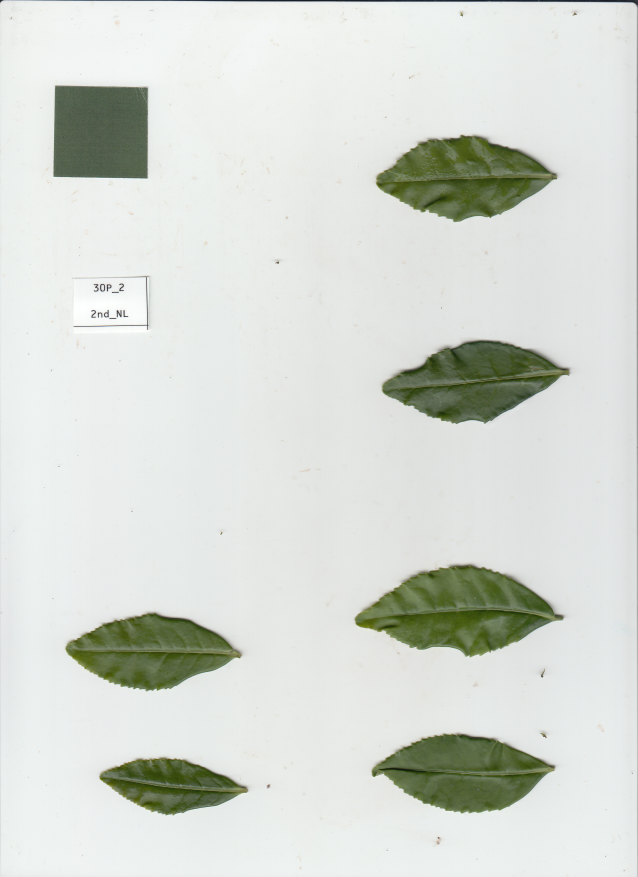
#> input picture fig/raw/IMG10_30.jpg, 2551 x 3507 px (shown at 1/4 size); its folder holds only this picture in this run
$ python LeafRectangleCutter.py
#> lines starting #> are read from the running program, lines starting #| are printed output that depends on the picture; after the words box and inside, x2 and y2 are one past the last pixel; in counts of white or black regions, pixels touching at a corner belong together
#葉をフチをエッジ検出し、繋げたあとにそれぞれ外接矩形に画像を切り出す
#切り抜いた画像名にはimg_list.csvに記入した処理区と葉の番号を適用

import glob
import cv2
import numpy as np
from pathlib import Path
import pandas as pd
import re

#画像の処理区をimg_list.csvから取得する
csv_input = pd.read_csv("img_list.csv",skiprows=0)
#> (reads img_list.csv from the repository)
fig_list=csv_input.iloc[:,2].tolist()

#葉の面積を入れる用リスト
Area_list = []

#pass_listの順番が1～になるようにするためにつかう
def atoi(text):
    return int(text) if text.isdigit() else text
def natural_keys(text):
    return [ atoi(c) for c in re.split(r'(\d+)', text) ]

#\を/に置換したリストを作る
pass_list = sorted(glob.glob('fig/raw/*.jpg', ), key=natural_keys)
pass_list_exc=[]
for file in pass_list:
    # 置換
    repl=file.replace("\\","/")
    #　リストに追加
    pass_list_exc.append(repl)

#img_list.csvのどの処理区名を適用するかに使う
treat_num = 0

#rawフォルダの画像を1枚ずつ処理する
for list in pass_list_exc:

    #元の画像名をlistNoに設定する
    listNo = list.replace("fig/raw/","")
    listNo = listNo.replace(".jpg","")

    # 白黒で画像読み込み
    gray_img = cv2.imread(list, 0)
#> gray_img: shape (3507, 2551); min 13, max 255, mean 216.3

    # sigmaColor: 色についての標準偏差。これが大きいと、画素値の差が大きくても大きな重みが採用される
    biFill1 = 10
    # sigmaSpace: 距離についての標準偏差。これが大きいと、画素間の距離が広くても大きな重みが採用される。
    biFill2 = 10
    # バイテラルフィルターでエッジを残しながら平滑化
    img_bi = cv2.bilateralFilter(gray_img, 9, biFill1, biFill2)

    # Cannyの引数定義
    # 検出されたエッジの友達(閾値以下)をどれだけ許すかライン　0なら全員OK
    threshold1 = 10
    # エッジを検出する閾値
    threshold2 = 5
    # 葉のエッジを検出する
    edge_img = cv2.Canny(img_bi, threshold1, threshold2)
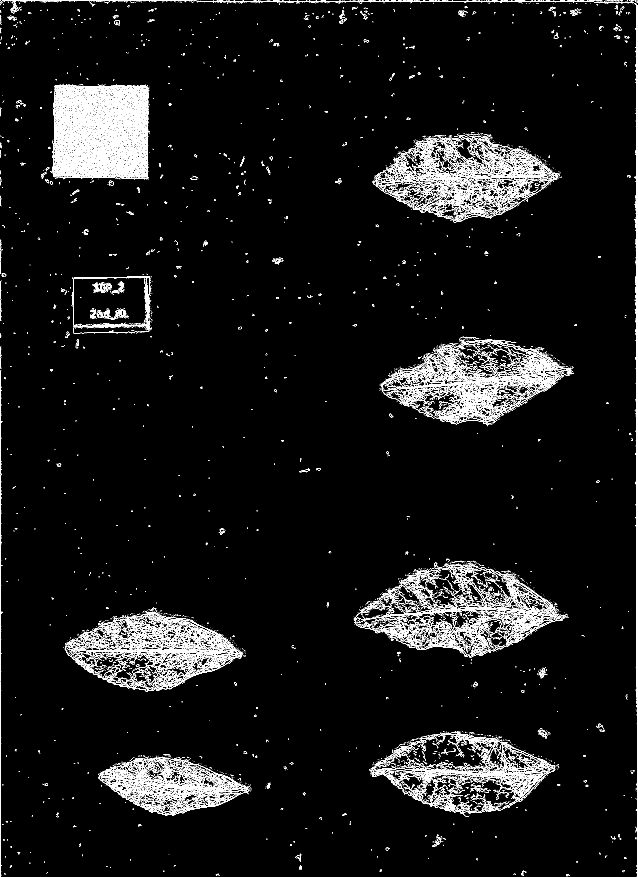
#> edge_img: shape (3507, 2551) (shown at 1/4 size); 3.1% white in thin lines or dots

    # 大きさ用の凡例を塗りつぶして消す
    cv2.rectangle(edge_img, (0, 0), (900, 1800), (0, 0, 0), thickness=-1)
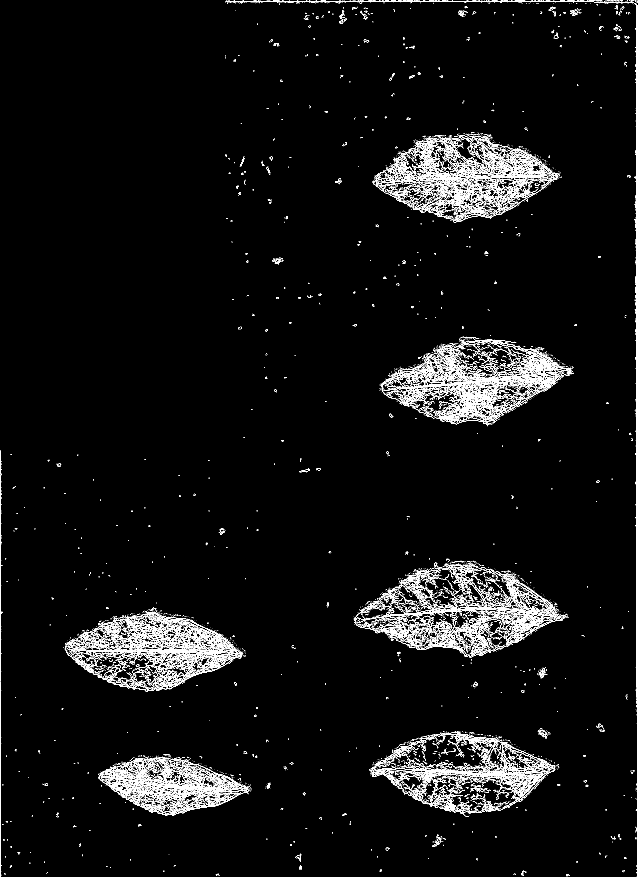
#> edge_img: shape (3507, 2551) (shown at 1/4 size); 2.4% white in thin lines or dots

    # クロージング処理　検出したエッジをつなげる
    # 膨張，縮小を10回ずつ
    kernel = np.ones((3, 3), np.uint8)
    edge_img = cv2.morphologyEx(edge_img, cv2.MORPH_CLOSE, kernel, iterations=5)
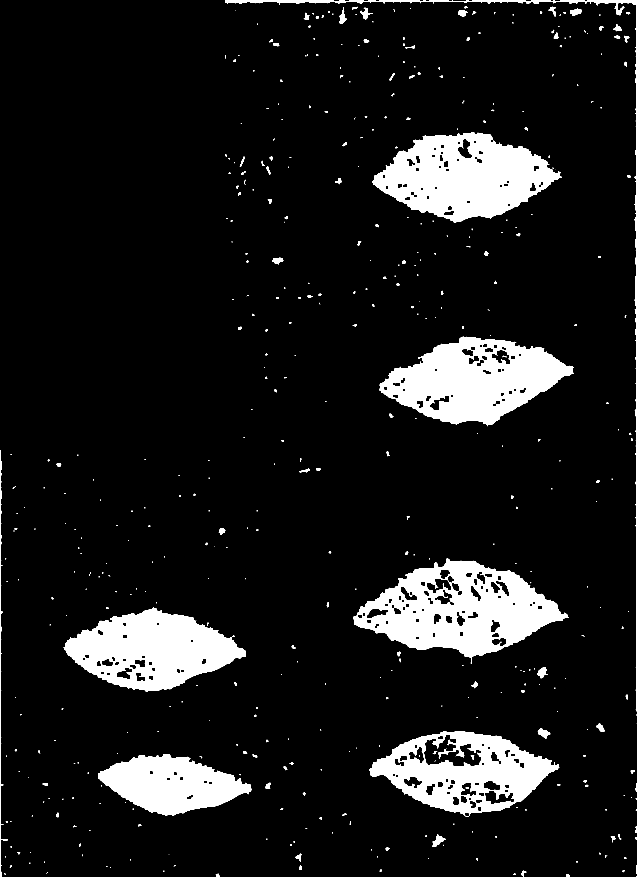
#> edge_img: shape (3507, 2551) (shown at 1/4 size); 10.1% white; 464 white regions (249 under 20 px)

    # エッジを繋げて作った輪郭を検出する
    img_con = edge_img.copy()
    contours, hierarchy = cv2.findContours(img_con, cv2.RETR_EXTERNAL, cv2.CHAIN_APPROX_SIMPLE)
#> contours = 457 contours, 276 with area under 20; largest, box (x1, y1, x2, y2) and area: (1414, 2235, 2274, 2654) 203182, (1490, 528, 2246, 889) 172738, (1519, 1347, 2296, 1705) 168714, (1477, 2924, 2238, 3266) 161490, (255, 2428, 984, 2766) 150591

    # 全ての輪郭を書き込んで出力
    img_bw = img_con.copy()
    # 白で書き込む,最後の－１でfillする
    cv2.drawContours(img_bw, contours, -1, (255, 255, 255), -1)
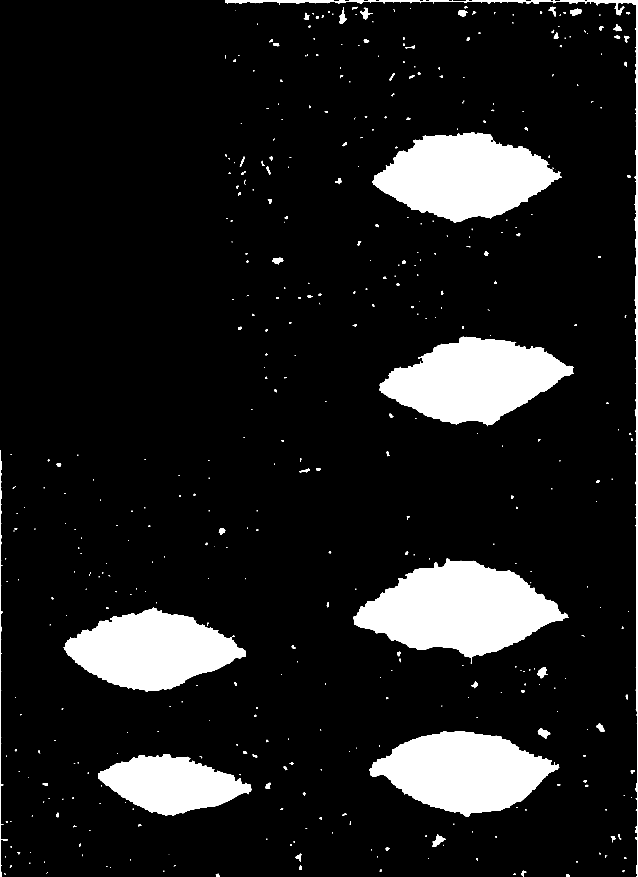
#> img_bw: shape (3507, 2551) (shown at 1/4 size); 11.4% white; 457 white regions (246 under 20 px), largest, box (x1, y1, x2, y2) and area: (1414, 2235, 2274, 2654) 204387, (1490, 528, 2246, 889) 173804, (1519, 1347, 2296, 1705) 169784

    # オープニング処理　ノイズを除去
    img_bw = cv2.morphologyEx(img_bw, cv2.MORPH_OPEN, kernel, iterations=5)
#> img_bw: shape (3507, 2551); 10.9% white; 54 white regions, largest, box (x1, y1, x2, y2) and area: (1418, 2239, 2270, 2628) 203841, (1493, 530, 2240, 888) 173323, (1520, 1348, 2290, 1699) 169409

    # 保存するディレクトリを作成する。
    check_dir = Path("fig/check")
    check_dir.mkdir(exist_ok=True)

    # 「白黒の元画像」と「輪郭を検出した画像」を結合させた画像を保存
    # うまく輪郭を検出できていない部分があるか確認する
    check_save_path = check_dir / f"{listNo}.jpg"
    cropped = cv2.bitwise_not(img_bw)
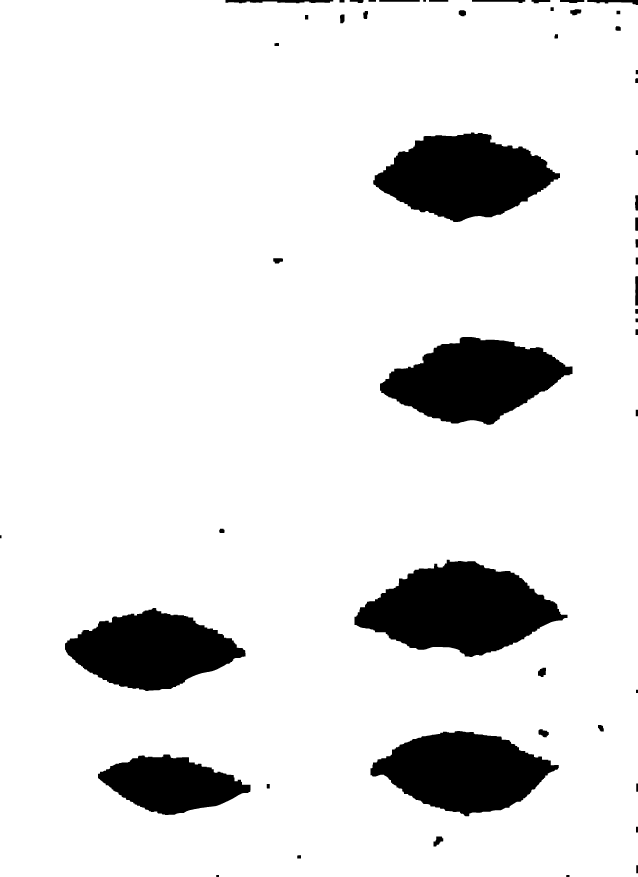
#> cropped: shape (3507, 2551) (shown at 1/4 size); 89.1% white; 54 black regions
    imgs = cv2.hconcat([gray_img, cropped])
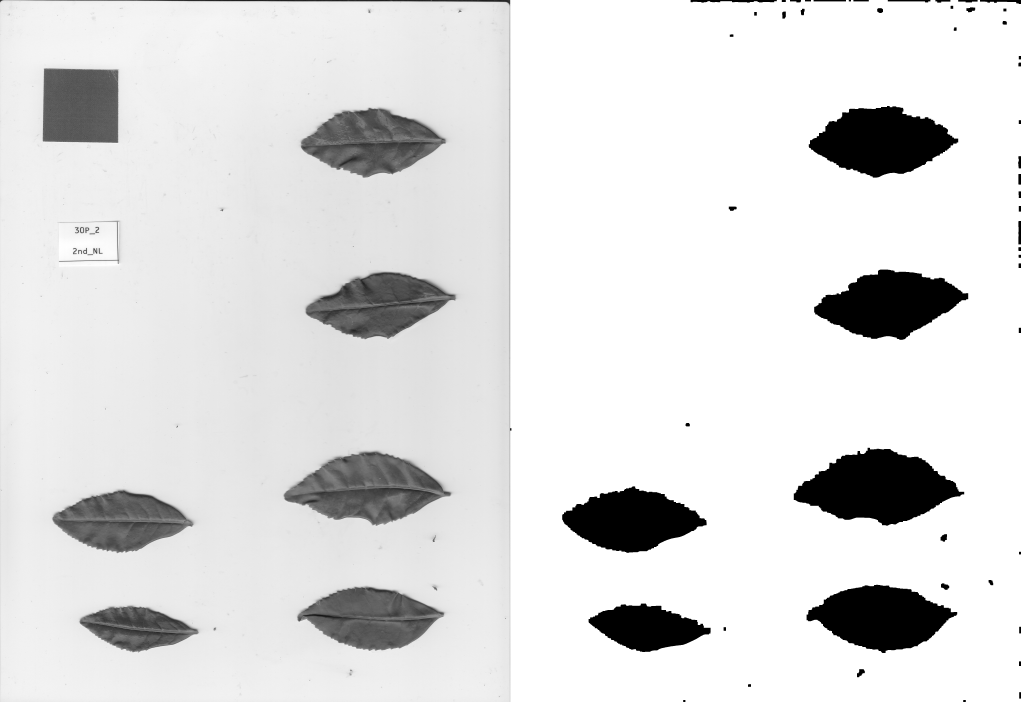
#> imgs: shape (3507, 5102) (shown at 1/5 size); min 0, max 255, mean 221.7
    cv2.imwrite(str(check_save_path), imgs)

    # 輪郭の検出
    contours, hierarchy = cv2.findContours(img_bw, cv2.RETR_EXTERNAL, cv2.CHAIN_APPROX_SIMPLE)
#> contours = 54 contours; largest, box (x1, y1, x2, y2) and area: (1418, 2239, 2270, 2628) 202729, (1493, 530, 2240, 888) 172332, (1520, 1348, 2290, 1699) 168408, (1482, 2924, 2235, 3265) 161290, (260, 2432, 982, 2764) 150324

    #葉の1枚1枚を区別して命名するのにつかう
    leaf_num=0

    # 外接矩形を１つずつ保存
    for i in range(len(contours)):

        # 小さい輪郭は無視する。
        if cv2.contourArea(contours[i]) < 50000:
            continue

        leaf_num=leaf_num+1
        im_rectangle = img_bw.copy()

        # 外接矩形の座標を保存 (左上のxy座標，幅，高さ)
        x, y, w, h = cv2.boundingRect(contours[i])
        # 塗りつぶしてある葉の面積を取得する
        leaf_area = cv2.contourArea(contours[i])

        #葉のNoと面積表示 122679.5は左上の大きさ用凡例の数値
        #凡例の大きさの数値は適時調節する
        legend_size = 122679.5
        #凡例の実際の大きさ（25cm^2）
        legend_cm2 = 25
        #凡例を使って実際の葉の大きさを計算する（cm^2、整数に値を丸める）
        leaf_cm2 = round((leaf_area / legend_size) * legend_cm2, 0)

        #コンソールに処理中のファイル名を出力
        print(f"{fig_list[treat_num]}_{leaf_num}")
        print("leaf_area : ", leaf_cm2)
        #葉の面積をArea_listに入れていく
        Area_list.append(leaf_cm2)

        # 外接矩形に切り抜く
        crop_img = im_rectangle[y:y + h, x:x + w]

        # 保存するディレクトリを作成する。
        output_dir = Path("fig/output")
        output_dir.mkdir(exist_ok=True)

        # 外接矩形に切り抜いた葉の画像を保存する
        save_path = output_dir / f"{fig_list[treat_num]}_{leaf_num}.jpg"
        cropped = cv2.bitwise_not(crop_img)
        cv2.imwrite(str(save_path), cropped)
#> this loop made 54 passes
#> (x, y, w, h, leaf_area, leaf_cm2) on passes 9, 10, 15, 16, 20, 31: (392, 3018, 610, 242, 91739, 19), (1482, 2924, 753, 341, 161290.5, 33), (260, 2432, 722, 332, 150323.5, 31), (1418, 2239, 852, 389, 202729, 41), (1520, 1348, 770, 351, 168407.5, 34), (1493, 530, 747, 358, 172332, 35)
#| 0P_1_1
#| leaf_area :  19.0
#| 0P_1_2
#| leaf_area :  33.0
#| 0P_1_3
#| leaf_area :  31.0
#| 0P_1_4
#| leaf_area :  41.0
#| 0P_1_5
#| leaf_area :  34.0
#> (further printed lines are left out)
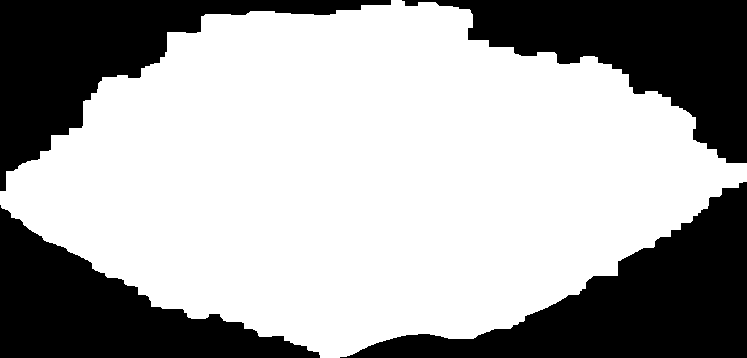
#> crop_img: shape (358, 747); 64.8% white; 4 black regions, box (x1, y1, x2, y2) and area: (340, 182, 747, 358) 27101, (402, 0, 747, 163) 23752, (0, 0, 391, 191) 22352, (0, 205, 320, 358) 20898
#> after the loop, Area_list = [19, 33, 31, 41, 34, 35]; leaf_num = 6

    #次の処理区名に移動するのに使う
    treat_num = treat_num + 1

#葉面積をCSVに書き出し (cm^2)
df = pd.DataFrame(Area_list)
#> df = table of 6 rows and 1 columns
df.to_csv('fig/output_leaves_area.csv')
